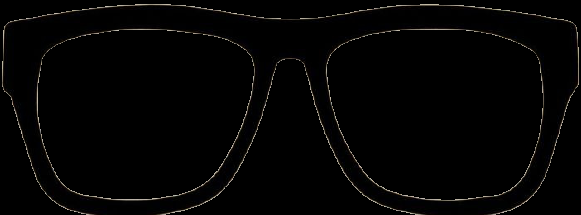
#> input picture src/data_process/glasses_images/black_glasses.png, 581 x 215 px
$ python -i face.py   (imports and definitions only)
#> lines starting #> are read from the running program, lines starting #| are printed output that depends on the picture; after the words box and inside, x2 and y2 are one past the last pixel; in counts of white or black regions, pixels touching at a corner belong together
#> further down, picture is the input picture: shape (215, 581, 3); mean B, G, R 3.4, 3.7, 4
"""
functions for face-related data augmentation
"""
from ctypes import CDLL, POINTER, c_int, byref, c_char_p
import xml.etree.ElementTree as ET
import cv2
import face_alignment
import math
import random
import numpy as np
import os
import time
from .landmarks import *
from data_process.label_utils.ops import LabelCoordinateTransform
from data_process.label_utils.label_io import ReadLandmarkFile


class FaceDA(object):
    """
    Face-oriented data augmentation techniques class
        1. wearGlasses
        2. CutLowerPartFace
        3. grayPatch: gray-rectangle patch
    """
    def __init__(self, landmark_source='file'):
        """
        landmark_source has 2 types:
            1. 'file'
            2. 'model'
        According to self.landmark_source, we decide to set up self.fa or not
        """
        self.landmark_source = landmark_source
        self.fa = None
        if self.landmark_source == 'model':
            # Set face alignment model
            self.fa = face_alignment.FaceAlignment(face_alignment.LandmarksType._2D, flip_input=False)
        # Set glasses styles
        self.working_dir = '/'.join(os.path.realpath(__file__).split('/')[:-1])
                           # decide alpha threshold for copying glasses area
        self.glasses_collect = {'circle_glasses.png': 50,\
                           'black_glasses.png': 100}

    # [275 lines left out: functions getLandmarks, wearGlasses, CutLowerPartFace, grayPatch, not called in this run]

    # Code ref: https://github.com/ultralytics/yolov5/blob/master/utils/datasets.py
    def augment_hsv(self, img, hgain=0.5, sgain=0.5, vgain=0.5):
#> called with hgain = 0.5, sgain = 0.5, vgain = 0.5
        r = np.random.uniform(-1, 1, 3) * [hgain, sgain, vgain] + 1  # random gains
        hue, sat, val = cv2.split(cv2.cvtColor(img, cv2.COLOR_BGR2HSV))
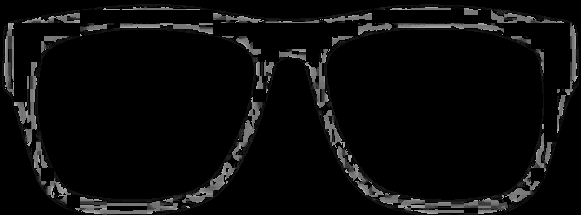
#> hue: shape (215, 581); min 0, max 177, mean 11.6
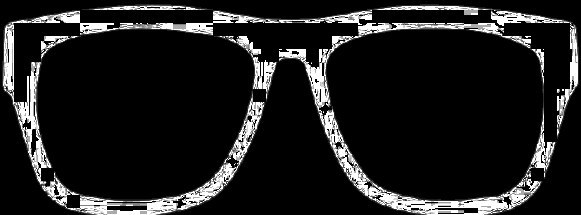
#> sat: shape (215, 581); min 0, max 255, mean 30.6
        dtype = img.dtype  # uint8


        x = np.arange(0, 256, dtype=r.dtype)
        lut_hue = ((x * r[0]) % 180).astype(dtype)
        lut_sat = np.clip(x * r[1], 0, 255).astype(dtype)
#> lut_sat = 256 values from 0 to 255
        lut_val = np.clip(x * r[2], 0, 255).astype(dtype)
#> lut_val = 256 values from 0 to 255

        img_hsv = cv2.merge((cv2.LUT(hue, lut_hue), cv2.LUT(sat, lut_sat), cv2.LUT(val, lut_val)))
#> img_hsv: shape (215, 581, 3); mean H, S, V 11.7, 32.6, 4.6
        cv2.cvtColor(img_hsv, cv2.COLOR_HSV2BGR, dst=img)  # no return needed
#> img: shape (215, 581, 3); 11.61% of pixels changed, all inside (x1, y1, x2, y2) = (2, 4, 579, 215)


# [46 lines left out: function fd_get_bboxes, not called in this run]

>>> import cv2
>>> picture = cv2.imread('../glasses_images/black_glasses.png')
>>> result = FaceDA().augment_hsv(picture)
